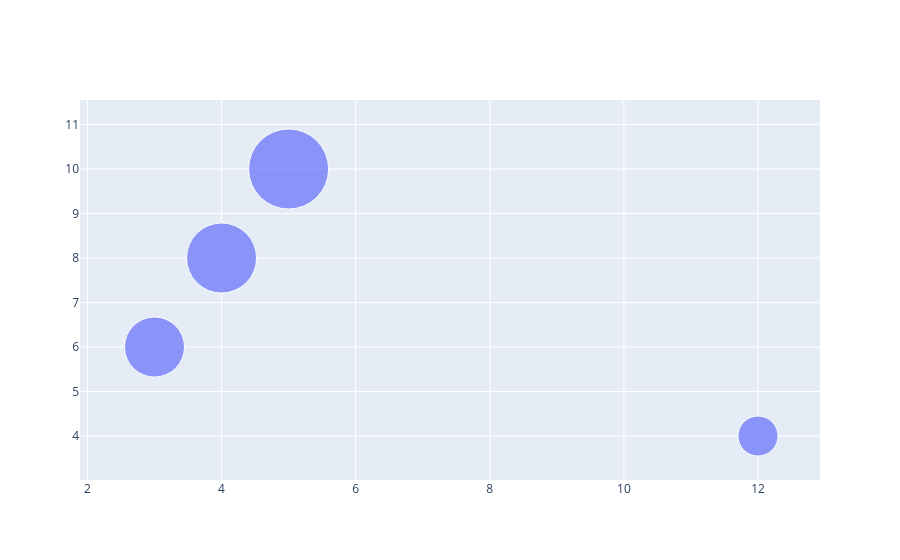

Notebook cell for this chart:
### Code cell
fig = go.Figure(go.Scatter(x=x, y=y, mode="markers", marker_size = [40,60,70,80]))
fig.show()

### Figure 1 — Plotly figure (JSON) as saved in the notebook; plotly's stock layout.template omitted (floating-point values rounded to 4 significant figures)
{"data": [{"marker": {"size": [40, 60, 70, 80]}, "mode": "markers", "type": "scatter", "x": [12, 3, 4, 5], "y": [4, 6, 8, 10]}], "layout": {}}
